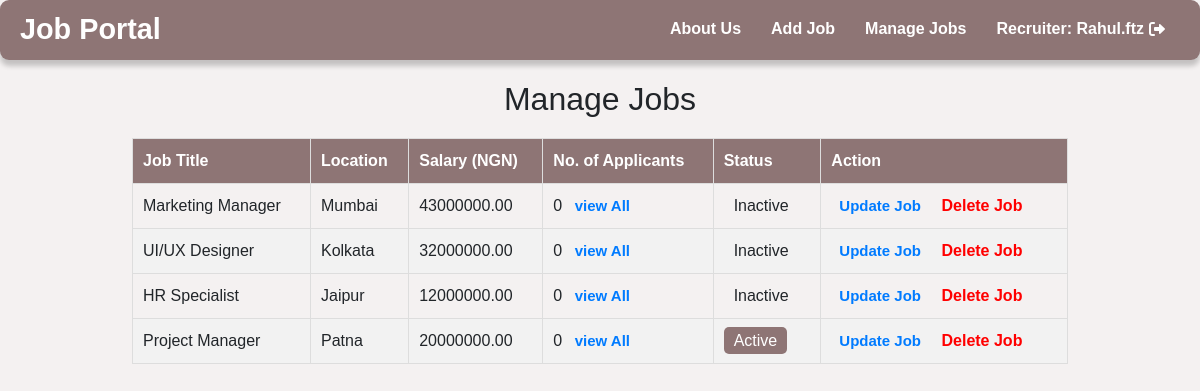
The app's page /manage-jobs/ (signed in), older data.
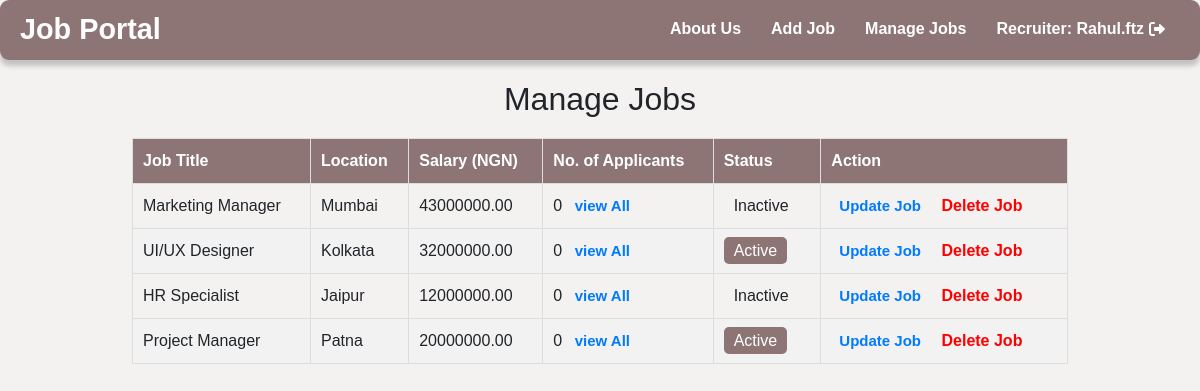
The same page, newer data.
### job_app/models.py (models this page shows, shortened)
class Job(models.Model):
    title = models.CharField(max_length=100)
    industry = models.CharField(max_length=100)
    job_type = models.CharField(max_length=50)
    location = models.CharField(max_length=100)
    salary = models.DecimalField(max_digits=10, decimal_places=2)
    requirements = models.TextField()
    ideal_candidate = models.TextField(default='N/A')
    availability = models.BooleanField(default=True)
    created_at = models.DateTimeField(auto_now_add=True)
    user = models.ForeignKey(settings.AUTH_USER_MODEL, on_delete=models.CASCADE, null=True)
    applicants = models.ManyToManyField('Applicant.Applicant', related_name='applied_jobs', blank=True)

### job_app/views.py (the view)
# urls.py: path('manage-jobs/', ManageJobsView.as_view(), name='Managejobs'),
class ManageJobsView(LoginRequiredMixin, ListView):
    model = Job
    template_name = 'Managejobs.html'
    context_object_name = 'jobs'
    def get_queryset(self):
        return Job.objects.filter(user=self.request.user)

### job_app/templates/Managejobs.html (shortened to what this page needs)
{% extends "header_main.html" %}
{% block body %}
<html lang="en">
<head>
</head>
<body>
    <div class="container">
        <h2>Manage Jobs</h2>
        <table>
            <thead>
                <tr>
                    <th>Job Title</th>
                    <th>Location</th>
                    <th>Salary (NGN)</th>
                    <th>No. of Applicants</th>
                    <th>Status</th>
                    <th>Action</th>
                </tr>
            </thead>
            <tbody>
                {% for job in jobs %}
                <tr>
                    <td>{{ job.title }}</td>
                    <td>{{ job.location }}</td>
                    <td>{{ job.salary }}</td>
                    <td>
                    {{ job.application_set.count }}
                    <a href="{% url 'job_applicants' job.id %}">view All</a>
                </td>
                    <td>
                        <span class="status {% if job.availability %}active{% else %}inactive{% endif %}">
                            {% if job.availability %}
                                Active
                            {% else %}
                                Inactive
                            {% endif %}
                        </span>
                    </td>
                    <td>
    <a href="{% url 'update_job' job.id %}" class="update-job">Update Job</a>
    <a href="{% url 'delete_job' job.id %}" class="delete-job" onclick="return confirm('Are you sure you want to delete this job?');">Delete Job</a>
</td>
                </tr>
                {% endfor %}
            </tbody>
        </table>
    </div>
</body>
</html>
{% endblock %}

Row changes from the older to the newer data that the page shows:
changed Job "UI/UX Designer": availability "Inactive" → "Active"
